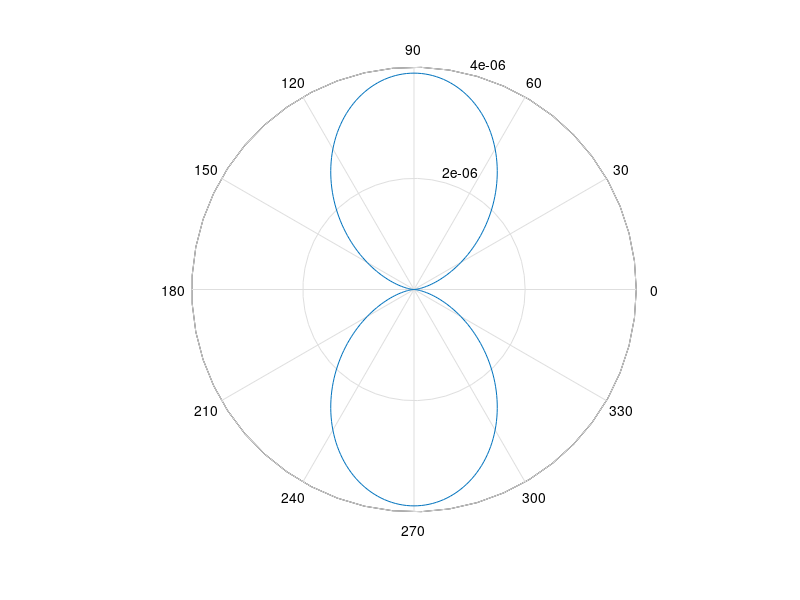

Write the MATLAB code that produced this figure.
clc;
close all;
clear all;

theta = 0:pi/180:2*pi;
lambda=1;

l=1/50;

k=2*pi/lambda;

U = power((cos(k*l/2 .* cos(theta))-cos(k*l/2))./sin(theta) ,2)
polar(theta,U)